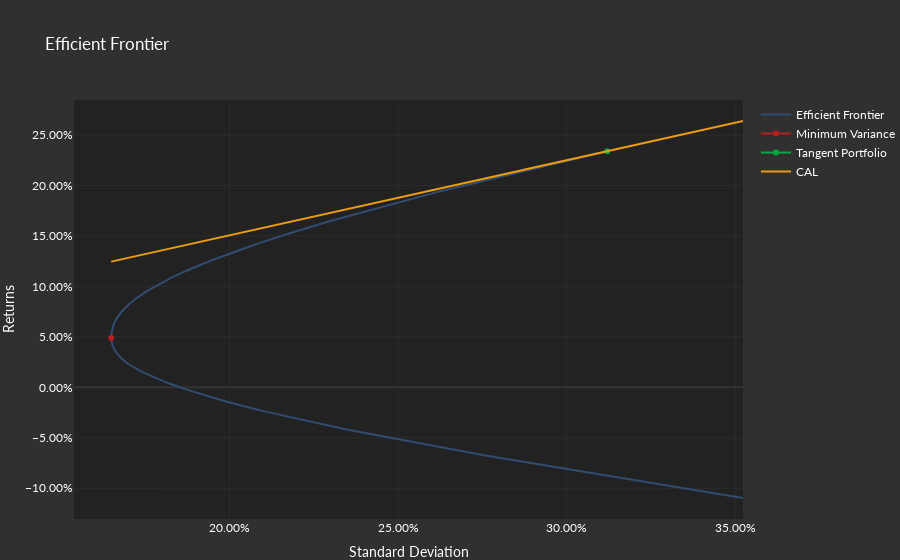

Here is the notebook cell this chart was saved with:
### Code cell
figure = go.Figure()
figure.add_trace(go.Scatter(x=Port_Eff['Std. Dev'], y=Port_Eff['Returns'], name='Efficient Frontier'))
figure.add_trace(go.Scatter(x=MV_Port['Std. Dev'], y=MV_Port['Returns'], name='Minimum Variance'))
figure.add_trace(go.Scatter(x=S_Port['Std. Dev'], y=S_Port['Returns'], name='Tangent Portfolio'))
figure.add_trace(go.Scatter(x=a['Std. Dev'], y=a['CAL'], name='CAL'))
figure.update_layout(yaxis_tickformat=',.2%', xaxis_tickformat=',.2%', title_text ='Portfolio')
figure.update_layout(
    title_text ='Efficient Frontier',
    yaxis_title ='Returns',
    xaxis_title = 'Standard Deviation')
figure.show()

### Figure 1 — Plotly figure (JSON) as saved in the notebook; plotly's stock layout.template omitted (floating-point values rounded to 4 significant figures; data arrays with more than 128 entries replaced by an {"elided": "..."} marker saying what was removed)
{"data": [{"name": "Efficient Frontier", "type": "scatter", "x": {"elided": "3000 float values"}, "y": {"elided": "3000 float values"}}, {"name": "Minimum Variance", "type": "scatter", "x": [0.1649], "y": [0.04886]}, {"name": "Tangent Portfolio", "type": "scatter", "x": [0.3121], "y": [0.234]}, {"name": "CAL", "type": "scatter", "x": {"elided": "3000 float values"}, "y": {"elided": "3000 float values"}}], "layout": {"title": {"text": "Efficient Frontier"}, "xaxis": {"tickformat": ",.2%", "title": {"text": "Standard Deviation"}}, "yaxis": {"tickformat": ",.2%", "title": {"text": "Returns"}}}}
